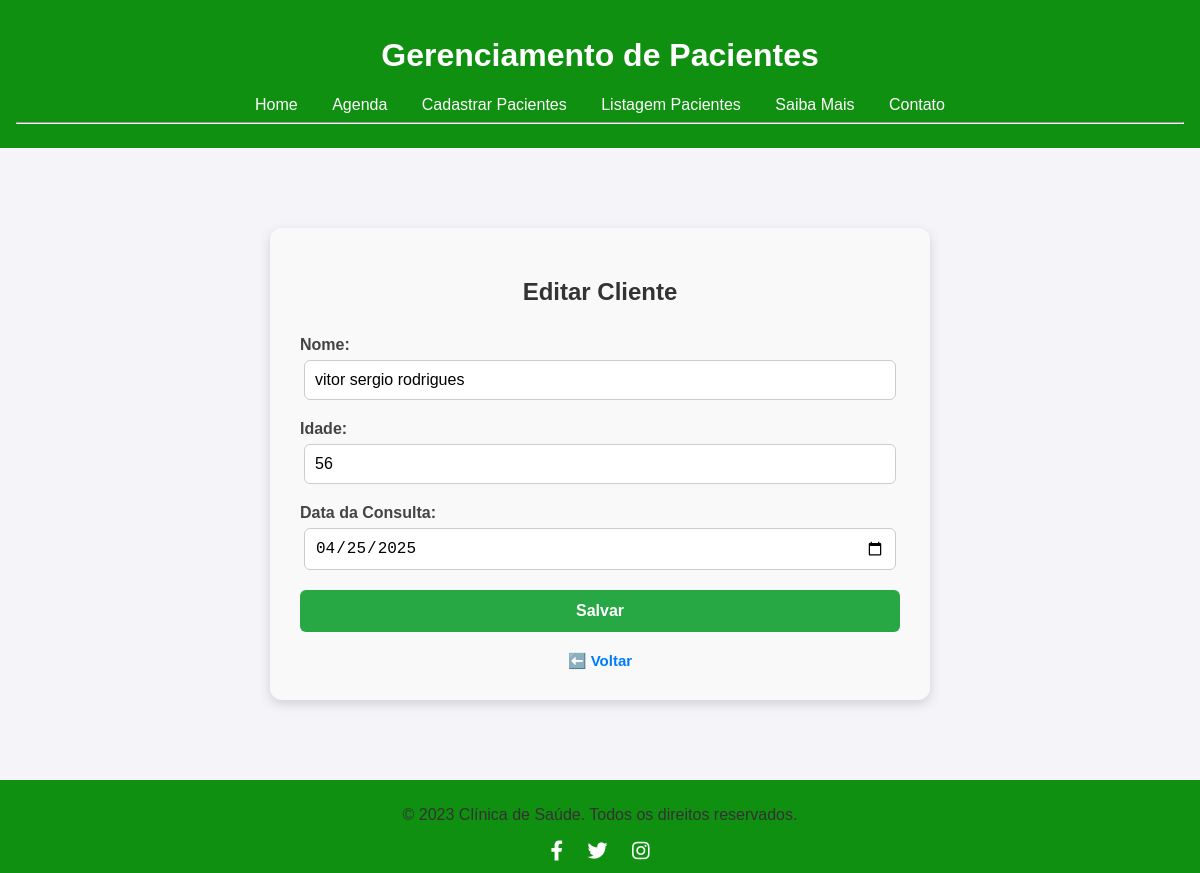
Page /editar/29 on the committed database.
### tables this page shows
CREATE TABLE clientes (
            id INTEGER PRIMARY KEY AUTOINCREMENT,
            nome TEXT NOT NULL,
            idade TEXT NOT NULL,
            data_cadastro TEXT NOT NULL  
        );

### app.py (the view, shortened to what this page needs)
@app.route('/editar/<int:index>', methods=['GET', 'POST'])
def editar(index):
    conn = get_db_connection()
    cliente = conn.execute('SELECT * FROM clientes WHERE id = ?', (index,)).fetchone()
    conn.close()
    return render_template('form.html', titulo='Editar Cliente', cliente=cliente)

### app.py (called while the page is built)
def get_db_connection():
    conn = sqlite3.connect('database.db')
    conn.row_factory = sqlite3.Row
    return conn

### Templates/form.html (shortened to what this page needs)
{% extends 'base.html' %}
{% block conteudo %}
<div class="form-container">
    <h2>{{ titulo }}</h2>
    <form method="post">
        <label for="nome">Nome:</label>
        <input type="text" id="nome" name="nome" value="{{ cliente.nome if cliente else '' }}" required>
        <label for="idade">Idade:</label>
        <input type="text" id="idade" name="idade" value="{{ cliente.idade if cliente else '' }}" required>
        <label for="data_cadastro">Data da Consulta:</label>
        <input type="date" id="data_cadastro" name="data_cadastro" value="{{ cliente.data_cadastro if cliente else '' }}" required>
        <button type="submit">Salvar</button>
    </form>
    <a href="{{ request.referrer or url_for('index') }}" class="back-link" title="Voltar para página anterior" style="text-decoration: none">⬅️ Voltar</a>
</div>
{% endblock %}

### Templates/base.html (style rules this page uses)
body { font-family: Arial, sans-serif; margin: 0; padding: 0; background-color: #f4f4f9; color: #333; height: 100%; margin: 0; display: flex; flex-direction: column; }
html { height: 100%; margin: 0; display: flex; flex-direction: column; }
input[type="text"], input[type="number"] { width: 100%; padding: 10px; border: 1px solid #ccc; border-radius: 4px; }
button { background: #28a745; color: white; padding: 10px 15px; border: none; border-radius: 4px; cursor: pointer; }

### Templates/form.html (style rules this page uses)
.form-container { max-width: 600px; margin: 60px auto; padding: 30px; background-color: #f9f9f9; border-radius: 12px; box-shadow: 0 4px 12px rgba(0,0,0,0.15); font-family: Arial, sans-serif; }
.form-container h2 { text-align: center; margin-bottom: 30px; color: #333; }
.form-container label { display: block; margin-bottom: 6px; font-weight: bold; color: #444; }
.form-container input[type="text"], .form-container input[type="date"] { width: 95%; margin: 0 auto 20px; display: block; padding: 10px; margin-bottom: 20px; border: 1px solid #ccc; border-radius: 6px; font-size: 16px; }
.form-container button { width: 100%; padding: 12px; background-color: #28a745; color: white; font-size: 16px; font-weight: bold; border: none; border-radius: 6px; cursor: pointer; transition: background-color 0.3s ease; }
.form-container .back-link { display: block; text-align: center; margin-top: 20px; color: #007bff; text-decoration: none; font-size: 15px; font-weight: bold; text-decoration: none; }

### rows in the picture
clientes: nome "vitor sergio rodrigues", idade "56", data_cadastro "04/25/2025"

### other values in the picture
{{ titulo }} "Editar Cliente"
